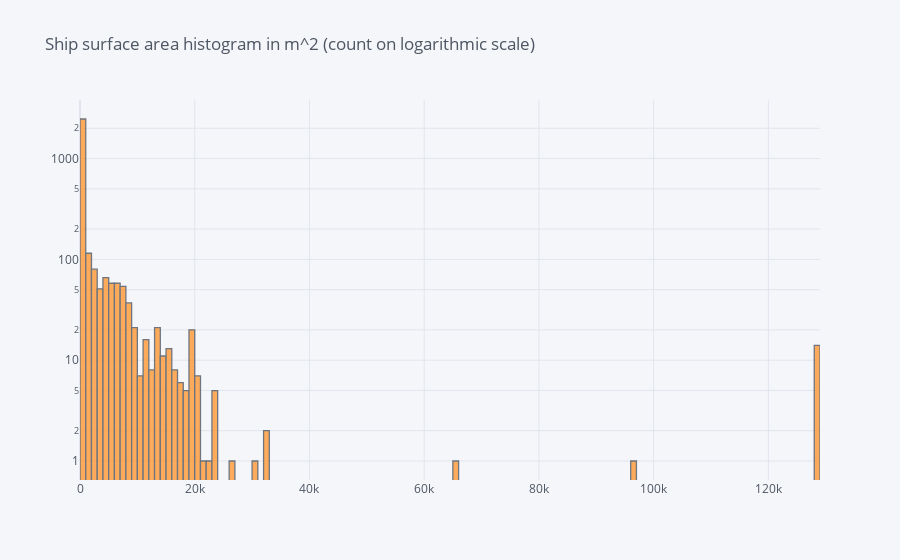

The notebook cell saved with this chart:
### Code cell
fig = gdf_first_per_mmsi.surface_area.iplot(kind='hist', title='Ship surface area histogram in m^2 (count on logarithmic scale)', asFigure=True)
fig.update_yaxes(type="log")
fig.show()

### Figure 1 — Plotly figure (JSON) as saved in the notebook; plotly's stock layout.template omitted (floating-point values rounded to 4 significant figures; data arrays with more than 128 entries replaced by an {"elided": "..."} marker saying what was removed)
{"data": [{"histfunc": "count", "histnorm": "", "marker": {"color": "rgba(255, 153, 51, 1.0)", "line": {"color": "#4D5663", "width": 1.3}}, "name": "surface_area", "opacity": 0.8, "orientation": "v", "type": "histogram", "x": {"elided": "5345 int values"}}], "layout": {"barmode": "overlay", "legend": {"bgcolor": "#F5F6F9", "font": {"color": "#4D5663"}}, "paper_bgcolor": "#F5F6F9", "plot_bgcolor": "#F5F6F9", "title": {"font": {"color": "#4D5663"}, "text": "Ship surface area histogram in m^2 (count on logarithmic scale)"}, "xaxis": {"gridcolor": "#E1E5ED", "showgrid": true, "tickfont": {"color": "#4D5663"}, "title": {"font": {"color": "#4D5663"}, "text": ""}, "zerolinecolor": "#E1E5ED"}, "yaxis": {"gridcolor": "#E1E5ED", "showgrid": true, "tickfont": {"color": "#4D5663"}, "title": {"font": {"color": "#4D5663"}, "text": ""}, "type": "log", "zerolinecolor": "#E1E5ED"}}}
